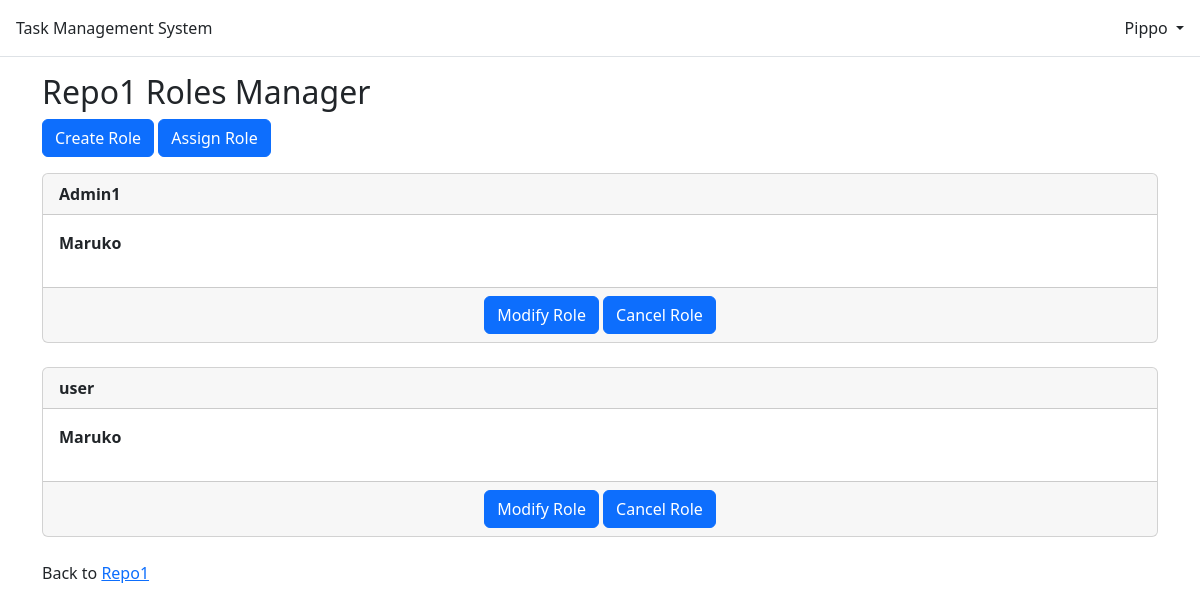
The app's page /repository/1_Admin1/roles/ (signed in) with its own data.
### repository/models.py (models this page shows)
class Repository(models.Model):
    repo_id = models.AutoField(primary_key=True)
    name = models.CharField(max_length=30)
    created = models.DateTimeField(auto_now_add=True)
    last_modified = models.DateTimeField(auto_now=True)
    created_by = models.ForeignKey(settings.AUTH_USER_MODEL,on_delete=models.CASCADE)
    class Meta:
        db_table = 'tms_repository'

class Repo_role(models.Model):
    role_id = models.AutoField(primary_key=True)
    role_name = models.CharField(max_length=30)
    can_change_status_if_task_assigned = models.BooleanField(default=True)
    can_manage_task = models.BooleanField(default=False)
    can_manage_users = models.BooleanField(default=False)
    can_manage_roles = models.BooleanField(default=False)
    can_cancel_repo = models.BooleanField(default=False)
    role_priority = models.IntegerField()
    repo_id = models.ForeignKey("Repository",on_delete=models.CASCADE)
    class Meta:
        db_table = 'tms_repo_role'

class Repo_user(models.Model):
    username = models.ForeignKey(settings.AUTH_USER_MODEL,on_delete=models.CASCADE)
    role_id = models.ForeignKey(Repo_role,on_delete=models.CASCADE)
    class Meta:
        db_table = 'tms_repo_user'

### repository/views.py (the view)
# urls.py: path("<int:pk>_<str:name>/roles/", views.RolesListView.as_view(), name="role_list"),
class RolesListView(ListView):
    model = Repo_role
    template_name = "repository/role/role_list.html"
    context_object_name = "role_list"
    def get_queryset(self):
        return Repo_role.objects.all().filter(repo_id = self.kwargs["pk"])
    def get_context_data(self, **kwargs):
        context = super().get_context_data(**kwargs)
        context["repo"] = Repository.objects.get(repo_id = self.kwargs["pk"])
        context["repo_users"] = Repo_user.objects.all().filter(role_id__repo_id=self.kwargs["pk"])
        return context
    def get(self, request: HttpRequest, *args: any, **kwargs: any) -> HttpResponse:
        if not request.user.is_authenticated:
            return redirect("home")
        return super().get(request, *args, **kwargs)

### templates/repository/role/role_list.html (shortened to what this page needs)
{% extends "base.html" %}
{% block content %}
{% if user.is_authenticated %}
<div class="repository-entry">
    <h2>{{ repo.name }} Roles Manager</h2>
</div>
<div>
    <p>
        <a class="btn btn-primary" href="{% url 'role_new' repo.repo_id repo.name %}" role="button">Create Role</a>
        <a class="btn btn-primary" href="" role="button">Assign Role</a>
    </p>
    {% for role in role_list %}
    <div class="card">
        <div class="d-inline-flex card-header align-items-center justify-content-between">
            <div class="text-start">
                <span class="fw-bold"> {{ role.role_name }} </span>
            </div>
        </div>
        <div class="card-body">
            <span class="fw-bold">
                {% if repo_users %}
                {% for user_with_role in repo_users %}
                {% if user_with_role.role_id.role_id == role.role_id %}
                <p>{{ user_with_role.username.username }}</p>
                {% endif %}
                {% endfor %}
                {% endif %}
            </span>
        </div>
        <div class="card-footer text-center text-muted">
            <a class="btn btn-primary" href="{% url 'role_edit' repo.repo_id repo.name role.role_id%}" role="button">Modify Role</a>
            <a class="btn btn-primary" href="{% url 'role_delete' repo.repo_id repo.name role.role_id%}" role="button">Cancel Role</a>
        </div>
    </div>
    <br />
    {% endfor %}
    <p>Back to <a href="{% url 'repository_detail' repo.repo_id repo.name%}">{{ repo.name }}</a></p>
</div>
{% endif %}
{% endblock content %}

### templates/base.html (shortened to what this page needs)
<!DOCTYPE html>
<html>
<head>
  <link href="https://cdn.jsdelivr.net/npm/bootstrap@5.2.3/dist/css/bootstrap.min.css" rel="stylesheet"
>
</head>
<body>
  <header class="p-3 mb-3 border-bottom">
    <div class="d-flex flex-wrap align-items-center justify-content-between">
      <a class="navbar-brand" href="{% url 'home' %}">Task Management System</a>
      {% if user.is_authenticated %}
      <div class="dropdown justify-content-end">
        <a href="#" class="d-block link-dark text-decoration-none dropdown-toggle" id="dropdownUser1"
          data-bs-toggle="dropdown" aria-expanded="false">
          {{ user.username }}
        </a>
      </div>
      {% else %}
      <div class="justify-content-end">
        <a href="{% url 'login' %}" class="btn btn-outline-primary me-2">
          Log In</a>
        <a href="{% url 'signup' %}" class="btn btn-primary">Sign Up</a>
      </div>
      {% endif %}
    </div>
  </header>
  <main>
    <div class="container">
      {% block content %}
      {% endblock content %}
    </div>
  </main>
</body>
</html>

### records on screen
Repository: name "Repo1"
Repo_role: role_name "Admin1"
Repo_user: username.username "Maruko"
Repo_role: role_name "user"
Repo_user: username.username "Maruko"

### other values on screen
{{ user.username }} "Pippo"
